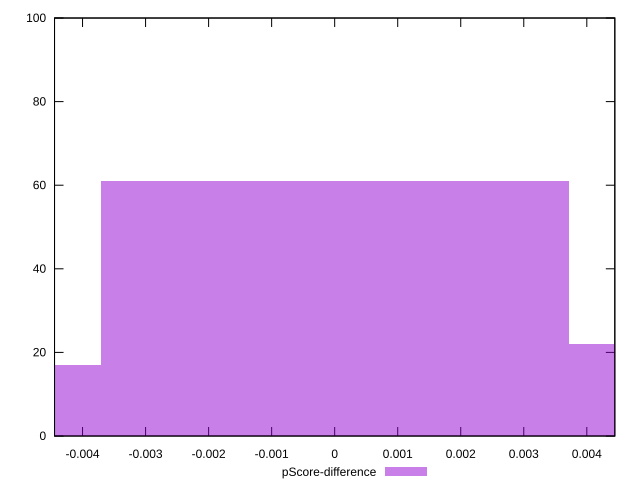

Write the gnuplot code that produced this figure.
reset

$pScoreDifference <<EOF
0 61
0.007428724009435515 22
-0.007428724009435515 17
EOF

set key outside below
set boxwidth 0.007428724009435515
set xrange [-0.004444444444444362:0.004444444444444473]
set yrange [0:100]
set trange [0:100]
set style fill transparent solid 0.5 noborder
set terminal svg size 640, 490 enhanced background rgb 'white'
set output "report_00012_2021-02-09T11:01:39.952Z/uses-http2/samples/pages+cached+noadtech+nomedia/pScore-difference/histogram.svg"

plot $pScoreDifference title "pScore-difference" with boxes

reset
